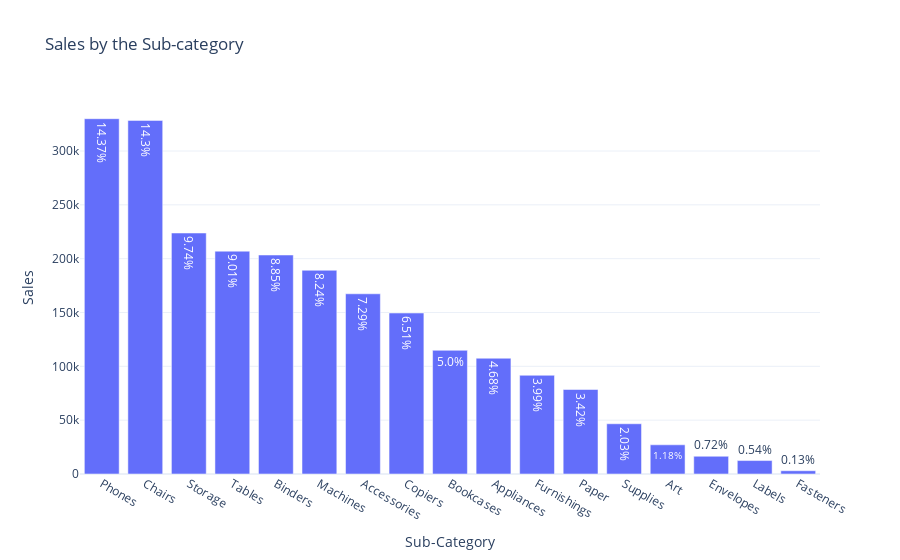

Notebook cell for this chart:
### Code cell
fig = px.bar(
    salesbysubcategory,
            y = 'Sales',
            x= 'Sub-Category',
             title = 'Sales by the Sub-category',
    text='PercentageLabel'
           )

fig.show()

### Figure 1 — Plotly figure (JSON) as saved in the notebook; plotly's stock layout.template omitted (floating-point values rounded to 4 significant figures)
{"data": [{"hovertemplate": "Sub-Category=%{x}<br>Sales=%{y}<br>PercentageLabel=%{text}<extra></extra>", "legendgroup": "", "marker": {"color": "#636efa", "pattern": {"shape": ""}}, "name": "", "orientation": "v", "showlegend": false, "text": ["14.37%", "14.3%", "9.74%", "9.01%", "8.85%", "8.24%", "7.29%", "6.51%", "5.0%", "4.68%", "3.99%", "3.42%", "2.03%", "1.18%", "0.72%", "0.54%", "0.13%"], "textposition": "auto", "type": "bar", "x": ["Phones", "Chairs", "Storage", "Tables", "Binders", "Machines", "Accessories", "Copiers", "Bookcases", "Appliances", "Furnishings", "Paper", "Supplies", "Art", "Envelopes", "Labels", "Fasteners"], "xaxis": "x", "y": [330000.0, 328400.0, 223800.0, 207000.0, 203400.0, 189200.0, 167400.0, 149500.0, 114900.0, 107500.0, 91710.0, 78480.0, 46670.0, 27120.0, 16480.0, 12490.0, 3024.0], "yaxis": "y"}], "layout": {"barmode": "relative", "legend": {"tracegroupgap": 0}, "title": {"text": "Sales by the Sub-category"}, "xaxis": {"anchor": "y", "domain": [0, 1], "title": {"text": "Sub-Category"}}, "yaxis": {"anchor": "x", "domain": [0, 1], "title": {"text": "Sales"}}}}
